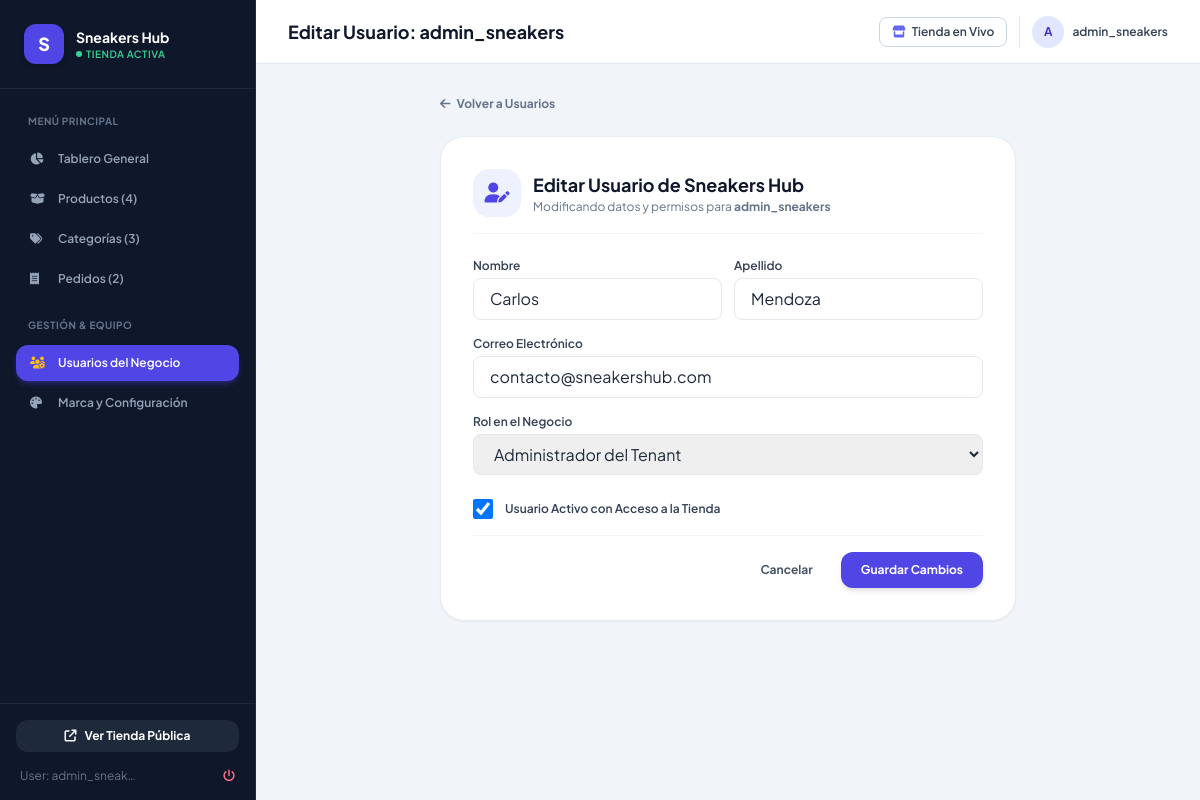
Page /store/sneakers-hub/admin/users/1/edit/ (signed in) on the committed database.
### tenants/models.py (models this page shows, shortened)
class Tenant(models.Model):
    name = models.CharField(max_length=150, help_text="Nombre comercial de la tienda")
    slug = models.SlugField(max_length=150, unique=True, help_text="Identificador único para la URL (ej: mi-tienda)")
    description = models.TextField(blank=True, default="", help_text="Descripción o lema de la tienda")
    primary_color = models.CharField(max_length=20, default="#4F46E5", help_text="Color primario en formato HEX (ej: #4F46E5)")
    secondary_color = models.CharField(max_length=20, default="#06B6D4", help_text="Color secundario o de acento HEX")
    logo_url = models.CharField(max_length=500, blank=True, default="", help_text="URL o enlace del logo")
    banner_url = models.CharField(max_length=500, blank=True, default="", help_text="URL o enlace del banner principal")
    contact_email = models.EmailField(blank=True, default="")
    contact_phone = models.CharField(max_length=50, blank=True, default="")
    currency_symbol = models.CharField(max_length=10, default="$", help_text="Símbolo de moneda (ej: $, USD, €, CLP)")
    is_active = models.BooleanField(default=True, help_text="Si la tienda está activa y accesible al público")
    owner = models.ForeignKey(
        User,
        on_delete=models.SET_NULL,
        null=True,
        blank=True,
        related_name="owned_tenants",
        help_text="Usuario propietario/creador principal"
    )
    created_at = models.DateTimeField(auto_now_add=True)
    updated_at = models.DateTimeField(auto_now=True)
    class Meta:
        ordering = ['-created_at']
        verbose_name = 'Tenant / Tienda'
        verbose_name_plural = 'Tenants / Tiendas'

### tenants/views.py (the view)
    def _wrapped(request, slug, *args, **kwargs):
        tenant = get_object_or_404(Tenant, slug=slug)
        if not user_can_admin_tenant(request.user, tenant):
            if not request.user.is_authenticated:
                return redirect(f"/login/?next=/store/{slug}/admin/")
            return render(request, 'tenant_admin/forbidden.html', {'tenant': tenant}, status=403)
        return view_func(request, tenant, *args, **kwargs)

### tenants/forms.py
class TenantUserEditForm(forms.Form):
    first_name = forms.CharField(
        max_length=100, required=False,
        label="Nombre",
        widget=forms.TextInput(attrs={'class': 'w-full px-4 py-2 border rounded-lg focus:ring-2 focus:ring-indigo-500'})
    )
    last_name = forms.CharField(
        max_length=100, required=False,
        label="Apellido",
        widget=forms.TextInput(attrs={'class': 'w-full px-4 py-2 border rounded-lg focus:ring-2 focus:ring-indigo-500'})
    )
    email = forms.EmailField(
        label="Correo Electrónico",
        widget=forms.EmailInput(attrs={'class': 'w-full px-4 py-2 border rounded-lg focus:ring-2 focus:ring-indigo-500'})
    )
    role = forms.ChoiceField(
        choices=TenantMembership.ROLE_CHOICES,
        label="Rol en el Negocio",
        widget=forms.Select(attrs={'class': 'w-full px-4 py-2 border rounded-lg focus:ring-2 focus:ring-indigo-500'})
    )
    is_active = forms.BooleanField(
        required=False,
        label="Acceso Activo a la Tienda",
        widget=forms.CheckboxInput(attrs={'class': 'w-5 h-5 text-indigo-600 rounded focus:ring-indigo-500'})
    )

### tenants/utils.py (called while the page is built)
def user_can_admin_tenant(user, tenant):
    if not user.is_authenticated:
        return False
    if user.is_superuser:
        return True
    return TenantMembership.objects.filter(
        tenant=tenant,
        user=user,
        role=TenantMembership.ROLE_ADMIN,
        is_active=True
    ).exists()

### tenants/views.py (called while the page is built)
def tenant_admin_required(view_func):
    def _wrapped(request, slug, *args, **kwargs):
        tenant = get_object_or_404(Tenant, slug=slug)
        if not user_can_admin_tenant(request.user, tenant):
            if not request.user.is_authenticated:
                return redirect(f"/login/?next=/store/{slug}/admin/")
            return render(request, 'tenant_admin/forbidden.html', {'tenant': tenant}, status=403)
        return view_func(request, tenant, *args, **kwargs)
    return _wrapped

### templates/tenant_admin/user_edit.html (shortened to what this page needs)
{% extends "tenant_admin/base_tenant_admin.html" %}
{% block page_title %}Editar Usuario: {{ target_user.username }}{% endblock %}
{% block admin_content %}
<div class="max-w-xl mx-auto space-y-6">
    <div class="flex items-center justify-between">
        <a href="{% url 'tenant_admin_users' slug=tenant.slug %}" class="text-xs font-bold text-slate-500 hover:text-indigo-600 flex items-center gap-1.5">
            <i class="fa-solid fa-arrow-left"></i> Volver a Usuarios
        </a>
    </div>
    <div class="bg-white p-6 sm:p-8 rounded-3xl border border-slate-200/80 shadow-sm space-y-6">
        <div class="flex items-center gap-3 pb-4 border-b border-slate-100">
            <div class="w-12 h-12 rounded-2xl bg-indigo-50 text-indigo-600 flex items-center justify-center text-xl font-bold">
                <i class="fa-solid fa-user-pen"></i>
            </div>
            <div>
                <h2 class="text-lg font-bold text-slate-900">Editar Usuario de {{ tenant.name }}</h2>
                <p class="text-xs text-slate-500">Modificando datos y permisos para <strong>{{ target_user.username }}</strong></p>
            </div>
        </div>
        <form method="POST" class="space-y-4">
            <div class="grid grid-cols-2 gap-3">
                <div>
                    <label class="block text-xs font-semibold text-slate-700 mb-1">Nombre</label>
                    {{ form.first_name }}
                </div>
                <div>
                    <label class="block text-xs font-semibold text-slate-700 mb-1">Apellido</label>
                    {{ form.last_name }}
                </div>
            </div>
            <div>
                <label class="block text-xs font-semibold text-slate-700 mb-1">Correo Electrónico</label>
                {{ form.email }}
            </div>
            <div>
                <label class="block text-xs font-semibold text-slate-700 mb-1">Rol en el Negocio</label>
                {{ form.role }}
            </div>
            <div class="flex items-center gap-3 pt-2">
                {{ form.is_active }}
                <label class="text-xs font-semibold text-slate-700">Usuario Activo con Acceso a la Tienda</label>
            </div>
            <div class="flex items-center justify-end gap-3 pt-4 border-t border-slate-100">
                <a href="{% url 'tenant_admin_users' slug=tenant.slug %}" class="px-4 py-2 rounded-xl text-xs font-bold text-slate-600 hover:bg-slate-100 transition-colors">
                    Cancelar
                </a>
                <button type="submit" class="px-5 py-2.5 rounded-xl text-xs font-bold text-white bg-indigo-600 hover:bg-indigo-700 shadow-md transition-all">
                    Guardar Cambios
                </button>
            </div>
        </form>
    </div>
</div>
{% endblock %}

### templates/tenant_admin/base_tenant_admin.html (shortened to what this page needs)
{% extends "base.html" %}
{% block layout %}
<div class="min-h-full flex bg-slate-100 text-slate-800">
    <aside class="w-64 bg-slate-900 text-slate-300 flex-shrink-0 flex flex-col justify-between hidden md:flex border-r border-slate-800">
        <div>
            <div class="p-6 border-b border-slate-800">
                <div class="flex items-center gap-3">
                    <div class="w-10 h-10 rounded-xl flex items-center justify-center text-white font-extrabold text-lg shadow-md" style="background-color: {{ tenant.primary_color }};">
                        {{ tenant.name|slice:":1" }}
                    </div>
                    <div class="overflow-hidden">
                        <h2 class="text-sm font-bold text-white truncate">{{ tenant.name }}</h2>
                        <span class="text-[10px] font-semibold tracking-wider uppercase text-emerald-400 flex items-center gap-1">
                            <span class="w-1.5 h-1.5 rounded-full bg-emerald-400"></span> Tienda Activa
                        </span>
                    </div>
                </div>
            </div>
            <nav class="p-4 space-y-1 text-xs font-semibold">
                <div class="px-3 py-2 text-[10px] font-bold text-slate-500 uppercase tracking-wider">Menú Principal</div>
                <a href="{% url 'tenant_admin_dashboard' slug=tenant.slug %}"
                    class="flex items-center gap-3 px-3.5 py-2.5 rounded-xl transition-all {% if active_tab == 'dashboard' %}bg-indigo-600 text-white shadow-md shadow-indigo-600/30{% else %}text-slate-400 hover:text-white hover:bg-slate-800{% endif %}">
                    <i class="fa-solid fa-chart-pie w-4"></i>
                    <span>Tablero General</span>
                </a>
                <a href="{% url 'tenant_admin_products' slug=tenant.slug %}"
                    class="flex items-center gap-3 px-3.5 py-2.5 rounded-xl transition-all {% if active_tab == 'products' %}bg-indigo-600 text-white shadow-md shadow-indigo-600/30{% else %}text-slate-400 hover:text-white hover:bg-slate-800{% endif %}">
                    <i class="fa-solid fa-box-open w-4"></i>
                    <span>Productos ({{ tenant.products.count }})</span>
                </a>
                <a href="{% url 'tenant_admin_categories' slug=tenant.slug %}"
                    class="flex items-center gap-3 px-3.5 py-2.5 rounded-xl transition-all {% if active_tab == 'categories' %}bg-indigo-600 text-white shadow-md shadow-indigo-600/30{% else %}text-slate-400 hover:text-white hover:bg-slate-800{% endif %}">
                    <i class="fa-solid fa-tags w-4"></i>
                    <span>Categorías ({{ tenant.categories.count }})</span>
                </a>
                <a href="{% url 'tenant_admin_orders' slug=tenant.slug %}"
                    class="flex items-center gap-3 px-3.5 py-2.5 rounded-xl transition-all {% if active_tab == 'orders' %}bg-indigo-600 text-white shadow-md shadow-indigo-600/30{% else %}text-slate-400 hover:text-white hover:bg-slate-800{% endif %}">
                    <i class="fa-solid fa-receipt w-4"></i>
                    <span>Pedidos ({{ tenant.orders.count }})</span>
                </a>
                <div class="px-3 pt-4 pb-2 text-[10px] font-bold text-slate-500 uppercase tracking-wider">Gestión & Equipo</div>
                <a href="{% url 'tenant_admin_users' slug=tenant.slug %}"
                    class="flex items-center gap-3 px-3.5 py-2.5 rounded-xl transition-all {% if active_tab == 'users' %}bg-indigo-600 text-white shadow-md shadow-indigo-600/30{% else %}text-slate-400 hover:text-white hover:bg-slate-800{% endif %}">
                    <i class="fa-solid fa-users-gear w-4 text-amber-400"></i>
                    <span>Usuarios del Negocio</span>
                </a>
                <a href="{% url 'tenant_admin_settings' slug=tenant.slug %}"
                    class="flex items-center gap-3 px-3.5 py-2.5 rounded-xl transition-all {% if active_tab == 'settings' %}bg-indigo-600 text-white shadow-md shadow-indigo-600/30{% else %}text-slate-400 hover:text-white hover:bg-slate-800{% endif %}">
                    <i class="fa-solid fa-palette w-4"></i>
                    <span>Marca y Configuración</span>
                </a>
            </nav>
        </div>
        <div class="p-4 border-t border-slate-800 space-y-2">
            <a href="{% url 'storefront_view' slug=tenant.slug %}" target="_blank" class="w-full flex items-center justify-center gap-2 py-2 px-3 rounded-xl text-xs font-bold text-white bg-slate-800 hover:bg-slate-700 transition-colors">
                <i class="fa-solid fa-arrow-up-right-from-square"></i> Ver Tienda Pública
            </a>
            <div class="flex items-center justify-between pt-2 px-1 text-xs text-slate-500">
                <span class="truncate max-w-[120px]">User: {{ request.user.username }}</span>
                <a href="{% url 'logout' %}" class="text-rose-400 hover:text-rose-300 transition-colors" title="Cerrar Sesión">
                    <i class="fa-solid fa-power-off"></i>
                </a>
            </div>
        </div>
    </aside>
    <div class="flex-1 flex flex-col min-w-0 overflow-y-auto">
        <header class="bg-white border-b border-slate-200 h-16 flex items-center justify-between px-4 sm:px-8 sticky top-0 z-20">
            <div class="flex items-center gap-3">
                <h1 class="text-base sm:text-lg font-bold text-slate-900 flex items-center gap-2">
                    {% block page_title %}Administración de Tienda{% endblock %}
                </h1>
            </div>
            <div class="flex items-center gap-3">
                <a href="{% url 'storefront_view' slug=tenant.slug %}" target="_blank" class="hidden sm:inline-flex items-center gap-1.5 text-xs font-semibold px-3 py-1.5 rounded-lg border border-slate-300 text-slate-700 hover:bg-slate-50 transition-colors">
                    <i class="fa-solid fa-store text-indigo-500"></i> Tienda en Vivo
                </a>
                <div class="flex items-center gap-2 pl-3 border-l border-slate-200">
                    <div class="w-8 h-8 rounded-full bg-indigo-100 text-indigo-700 flex items-center justify-center font-bold text-xs">
                        {{ request.user.username|slice:":1"|upper }}
                    </div>
                    <span class="text-xs font-semibold text-slate-700 hidden sm:inline">{{ request.user.username }}</span>
                </div>
            </div>
        </header>
        <main class="p-4 sm:p-8 flex-1">
            {% block admin_content %}{% endblock %}
        </main>
    </div>
</div>
{% endblock %}

### templates/base.html (style rules this page uses)
body { font-family: 'Plus Jakarta Sans', sans-serif; }

### rows in the picture
Tenant: name "S", name "Sneakers Hub", products.count "4", categories.count "3", orders.count "2"

### other values in the picture
{{ request.user.username }} "admin_sneak…"
{{ target_user.username }} "admin_sneakers"
{{ request.user.username|slice:":1"|upper }} "A"
{{ request.user.username }} "admin_sneakers"
